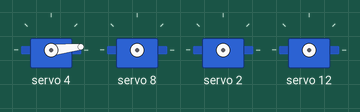
Simulated run of this sketch. Board: Arduino Uno, built with avr-gcc and run on an emulated ATmega328P. Shown: 4 × servo.

Above: at 0.05 s.
At 10.0 s:
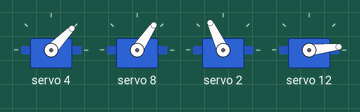
Timing chart, 0 to 13.0 s (numbered marks = the images above):
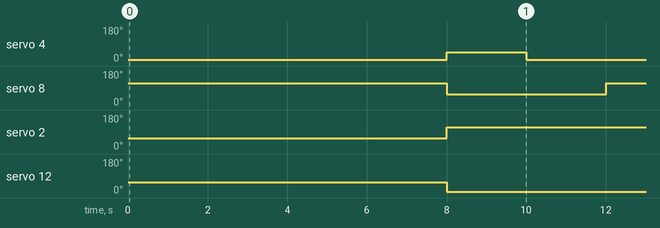

Measured:
- by itself, servo 4: alternates 46° for 2.0 s and 6° for 8.0 s
- by itself, servo 8, servo 2: alternates 115° for 6.0 s and 56° for 4.0 s
- by itself, servo 12: alternates 56° for 2.0 s and 6° for 8.0 s

The sketch:

code.ino
```cpp
#include <Wire.h>
#include <Adafruit_PWMServoDriver.h>
Adafruit_PWMServoDriver PWM = Adafruit_PWMServoDriver();
#define servoMIN 150
#define servoMAX 600

void setup() {
  PWM.begin();
  PWM.setPWMFreq(60);
}

void loop() {
  walk();
  //wave();
}
void walk(){
  setangle(4,0); //odam
  delay(2000);
  setangle(8,110); //odam
  delay(2000);
  setangle(2,50); //odam
  delay(2000);
  setangle(12,50);//odam
  delay(2000);
  setangle(4,40);//wra
  setangle(8,50);//wra
  setangle(2,110); //wra
  setangle(12,0); //wra
  delay(2000);
}
void wave(){
  setangle(13,0);
  delay(6000);
  setangle(13,90);
  delay(6000);
}
void setangle(int servo_num , int angle)
{
  int pulse = map(angle,0,180,150,600);
  PWM.setPWM(servo_num,0,pulse);
}
```
